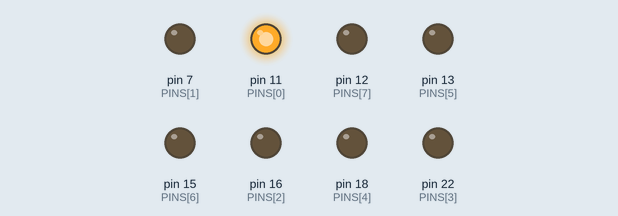
Recording of a program running on a simulated Raspberry Pi (header pin numbers). On the bench: output pins drawn as LEDs (lit = HIGH).

Above: at 0.05 s.
At 0.35 s:
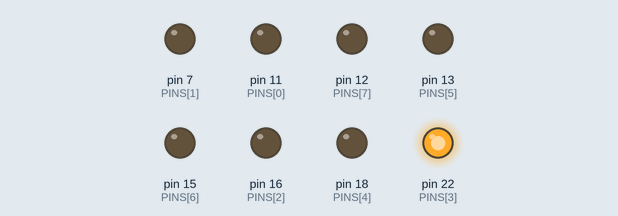
At 0.75 s:
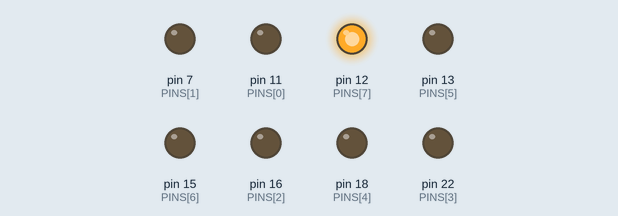
At 1.45 s:
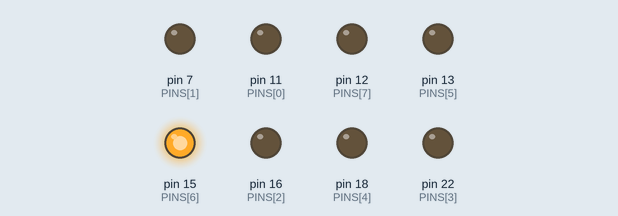
At 2.15 s:
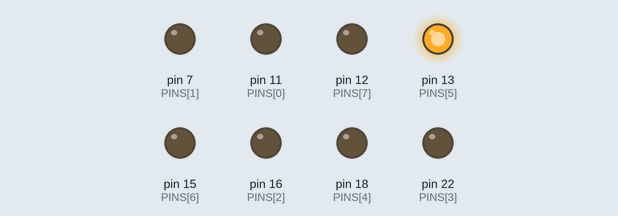
At 2.85 s:
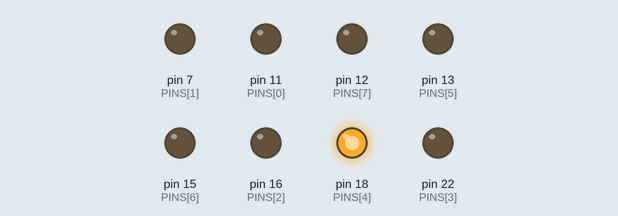
Timing chart, 0 to 3.1 s (numbered marks = the images above):
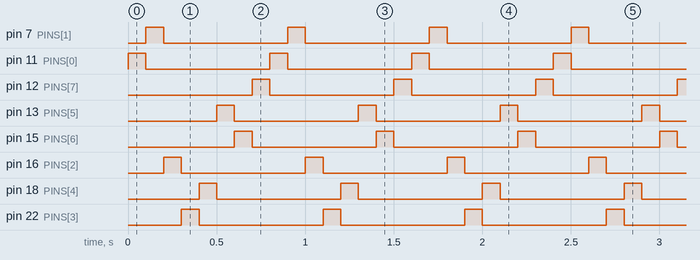

The program:

display7each.py
```python
#!/usr/bin/env python
# -*- coding: utf-8 -*-

"""
Pi Cobbler Numbering

                         3v3
bread | 25 23 21 ... 5 3 1 |
board | 26 24 22 ... 6 4 2 |
                     G 5 5v
                     N v
                     D
"""

import atexit
import time
import RPi.GPIO as GPIO

# make sure GPIO.cleanup is called when script exits
atexit.register(GPIO.cleanup)

# use physical pin numbering
GPIO.setmode(GPIO.BOARD)

#       A   B   C   D   E   F   G  dp
PINS = [11, 7, 16, 22, 18, 13, 15, 12]

for pin in PINS:
    GPIO.setup(pin, GPIO.OUT)

while True:
    for pin in PINS:
        GPIO.output(pin, 1)
        time.sleep(.1)
        GPIO.output(pin, 0)
```

Measured:
- by itself, pin 7 (PINS[1]), pin 11 (PINS[0]), pin 12 (PINS[7]), pin 13 (PINS[5]), pin 15 (PINS[6]), pin 16 (PINS[2]), pin 18 (PINS[4]), pin 22 (PINS[3]): alternates HIGH for 0.10 s and LOW for 0.70 s
- by itself, everything shown: repeats every 0.80 s, in 8 steps
